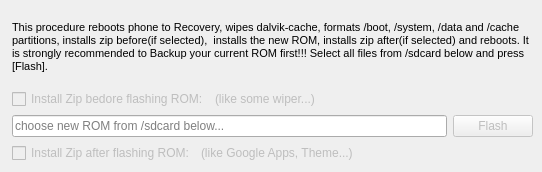
      <widget class="QWidget" name="tab_6">
       <attribute name="title">
        <string>Flash ROM</string>
       </attribute>
       <widget class="QWidget" name="layoutWidget14">
        <property name="geometry">
         <rect>
          <x>12</x>
          <y>12</y>
          <width>521</width>
          <height>151</height>
         </rect>
        </property>
        <layout class="QVBoxLayout" name="verticalLayout_13">
         <item>
          <widget class="QLabel" name="label_4">
           <property name="text">
            <string>&lt;!DOCTYPE HTML PUBLIC &quot;-//W3C//DTD HTML 4.0//EN&quot; &quot;http://www.w3.org/TR/REC-html40/strict.dtd&quot;&gt;
&lt;html&gt;&lt;head&gt;&lt;meta name=&quot;qrichtext&quot; content=&quot;1&quot; /&gt;&lt;style type=&quot;text/css&quot;&gt;
p, li { white-space: pre-wrap; }
&lt;/style&gt;&lt;/head&gt;&lt;body style=&quot; font-family:'MS Shell Dlg 2'; font-size:8.25pt; font-weight:400; font-style:normal;&quot;&gt;
&lt;p style=&quot; margin-top:0px; margin-bottom:0px; margin-left:0px; margin-right:0px; -qt-block-indent:0; text-indent:0px;&quot;&gt;&lt;span style=&quot; font-size:8pt;&quot;&gt;This procedure reboots phone to Recovery, wipes dalvik-cache, formats /boot, /system, /data and /cache partitions, installs zip before(if selected),  installs the new ROM, installs zip after(if selected) and reboots. It is strongly recommended to Backup your current ROM first!!! Select all files from /sdcard below and press [Flash].&lt;/span&gt;&lt;/p&gt;&lt;/body&gt;&lt;/html&gt;</string>
           </property>
           <property name="wordWrap">
            <bool>true</bool>
           </property>
          </widget>
         </item>
         <item>
          <layout class="QVBoxLayout" name="verticalLayout_7">
           <item>
            <layout class="QHBoxLayout" name="horizontalLayout_11">
             <item>
              <widget class="QCheckBox" name="checkBefore">
               <property name="enabled">
                <bool>false</bool>
               </property>
               <property name="sizePolicy">
                <sizepolicy hsizetype="Fixed" vsizetype="Fixed">
                 <horstretch>0</horstretch>
                 <verstretch>0</verstretch>
                </sizepolicy>
               </property>
               <property name="text">
                <string>Install Zip bedore flashing ROM:</string>
               </property>
              </widget>
             </item>
             <item>
              <widget class="QLabel" name="labelBefore">
               <property name="enabled">
                <bool>false</bool>
               </property>
               <property name="text">
                <string>(like some wiper...)</string>
               </property>
              </widget>
             </item>
            </layout>
           </item>
           <item>
            <layout class="QHBoxLayout" name="horizontalLayout_2">
             <item>
              <widget class="QLineEdit" name="lineFlash">
               <property name="readOnly">
                <bool>true</bool>
               </property>
               <property name="placeholderText">
                <string>choose new ROM from /sdcard below...</string>
               </property>
              </widget>
             </item>
             <item>
              <widget class="QPushButton" name="buttonFlash">
               <property name="enabled">
                <bool>false</bool>
               </property>
               <property name="text">
                <string>Flash</string>
               </property>
              </widget>
             </item>
            </layout>
           </item>
           <item>
            <layout class="QHBoxLayout" name="horizontalLayout_12">
             <item>
              <widget class="QCheckBox" name="checkAfter">
               <property name="enabled">
                <bool>false</bool>
               </property>
               <property name="sizePolicy">
                <sizepolicy hsizetype="Fixed" vsizetype="Fixed">
                 <horstretch>0</horstretch>
                 <verstretch>0</verstretch>
                </sizepolicy>
               </property>
               <property name="text">
                <string>Install Zip after flashing ROM:</string>
               </property>
              </widget>
             </item>
             <item>
              <widget class="QLabel" name="labelAfter">
               <property name="enabled">
                <bool>false</bool>
               </property>
               <property name="text">
                <string>(like Google Apps, Theme...)</string>
               </property>
              </widget>
             </item>
            </layout>
           </item>
          </layout>
         </item>
        </layout>
       </widget>
      </widget>
